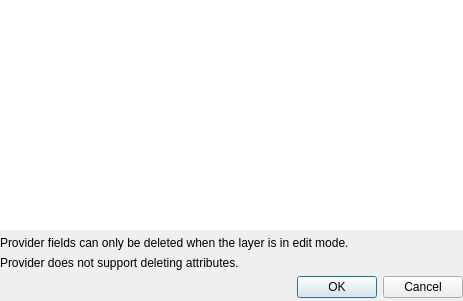
<?xml version="1.0" encoding="UTF-8"?>
<ui version="4.0">
 <class>QgsDelAttrDialogBase</class>
 <widget class="QDialog" name="QgsDelAttrDialogBase">
  <property name="geometry">
   <rect>
    <x>0</x>
    <y>0</y>
    <width>463</width>
    <height>301</height>
   </rect>
  </property>
  <property name="windowTitle">
   <string>Delete Attributes</string>
  </property>
  <layout class="QGridLayout">
   <property name="leftMargin">
    <number>0</number>
   </property>
   <property name="topMargin">
    <number>0</number>
   </property>
   <property name="rightMargin">
    <number>0</number>
   </property>
   <property name="bottomMargin">
    <number>3</number>
   </property>
   <item row="3" column="0">
    <widget class="QDialogButtonBox" name="buttonBox">
     <property name="standardButtons">
      <set>QDialogButtonBox::Cancel|QDialogButtonBox::Ok</set>
     </property>
    </widget>
   </item>
   <item row="0" column="0">
    <widget class="QListWidget" name="listBox2">
     <property name="frameShape">
      <enum>QFrame::NoFrame</enum>
     </property>
     <property name="selectionMode">
      <enum>QAbstractItemView::MultiSelection</enum>
     </property>
    </widget>
   </item>
   <item row="1" column="0">
    <widget class="QLabel" name="mEditModeInfo">
     <property name="text">
      <string>Provider fields can only be deleted when the layer is in edit mode.</string>
     </property>
    </widget>
   </item>
   <item row="2" column="0">
    <widget class="QLabel" name="mCanDeleteAttributesInfo">
     <property name="text">
      <string>Provider does not support deleting attributes.</string>
     </property>
    </widget>
   </item>
  </layout>
 </widget>
 <layoutdefault spacing="6" margin="11"/>
 <tabstops>
  <tabstop>listBox2</tabstop>
  <tabstop>buttonBox</tabstop>
 </tabstops>
 <resources/>
 <connections>
  <connection>
   <sender>buttonBox</sender>
   <signal>accepted()</signal>
   <receiver>QgsDelAttrDialogBase</receiver>
   <slot>accept()</slot>
   <hints>
    <hint type="sourcelabel">
     <x>314</x>
     <y>209</y>
    </hint>
    <hint type="destinationlabel">
     <x>356</x>
     <y>188</y>
    </hint>
   </hints>
  </connection>
  <connection>
   <sender>buttonBox</sender>
   <signal>rejected()</signal>
   <receiver>QgsDelAttrDialogBase</receiver>
   <slot>reject()</slot>
   <hints>
    <hint type="sourcelabel">
     <x>234</x>
     <y>210</y>
    </hint>
    <hint type="destinationlabel">
     <x>197</x>
     <y>189</y>
    </hint>
   </hints>
  </connection>
 </connections>
</ui>
